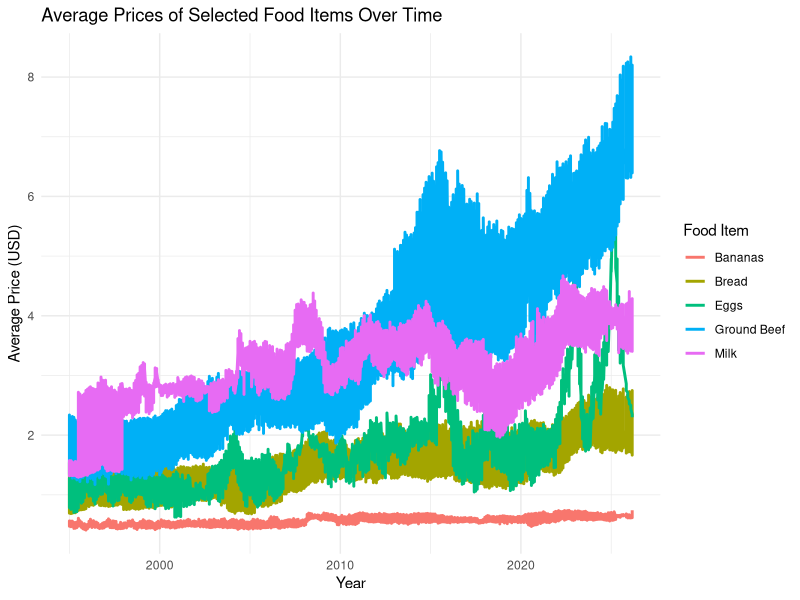
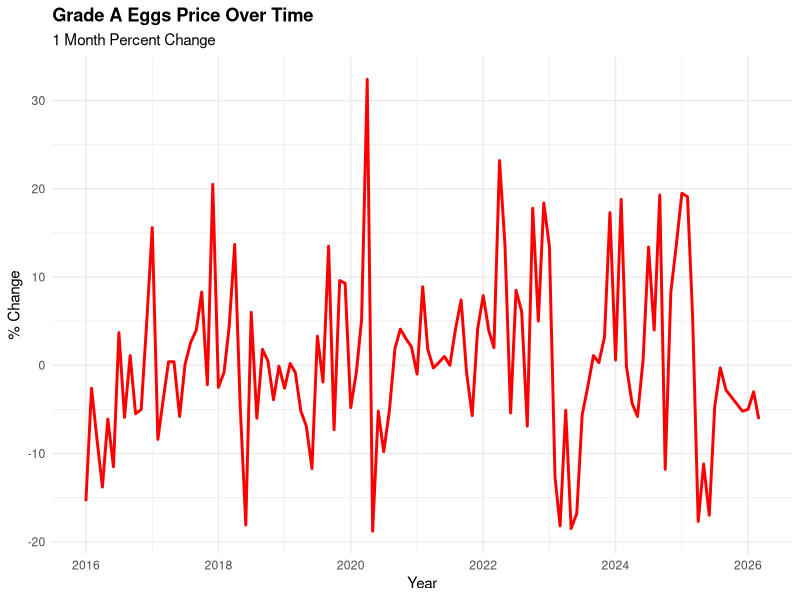
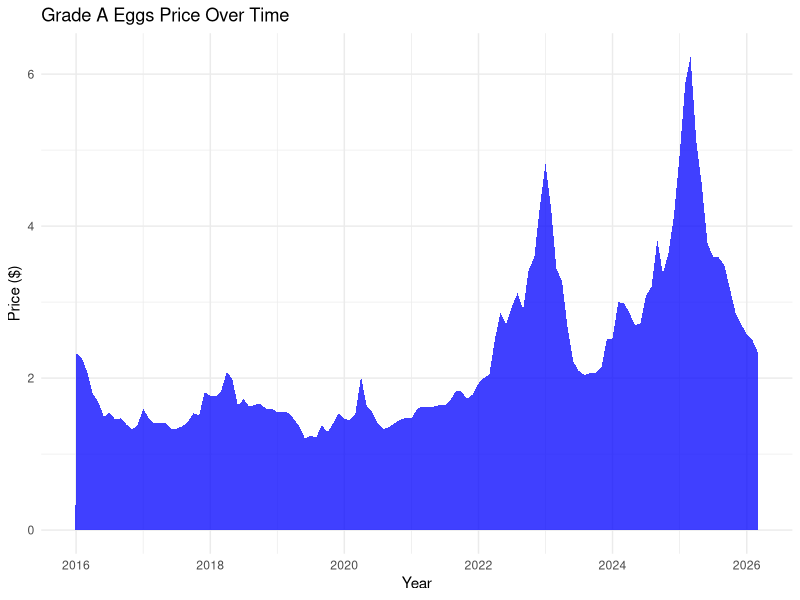

These charts were generated, in order, by the following R code:
## ---- chunk 1
library(tidyverse)
library(knitr)
library(kableExtra)
library(ggplot2)

food_clean <- read_csv("clean_food_prices.csv")

food_clean <- food_clean |>
  mutate(date = as.Date(date))
## ---- chunk 2
#| echo: false
#| eval: true
ggplot(food_clean, aes(x = date, y = value, color = item_clean)) +
  geom_line(linewidth = 1) +
  labs(
    title = "Average Prices of Selected Food Items Over Time",
    x = "Year",
    y = "Average Price (USD)",
    color = "Food Item"
  ) +
  theme_minimal()
## ---- chunk 3
summary_table <- food_clean |>
  group_by(item_clean) |>
  summarise(
    earliest_date = min(date, na.rm = TRUE),
    latest_date = max(date, na.rm = TRUE),
    earliest_price = value[date == min(date, na.rm = TRUE)][1],
    latest_price = value[date == max(date, na.rm = TRUE)][1],
    absolute_change = latest_price - earliest_price,
    percent_change = ((latest_price - earliest_price) / earliest_price) * 100
  ) |>
  ungroup() |>
  mutate(
    earliest_price = round(earliest_price, 2),
    latest_price = round(latest_price, 2),
    absolute_change = round(absolute_change, 2),
    percent_change = round(percent_change, 1)
  )
## ---- chunk 4
summary_table |>
  kable(
    caption = "Summary of Price Changes for Selected Food Items",
    col.names = c(
      "Food Item", "Earliest Date", "Latest Date",
      "Earliest Price", "Latest Price",
      "Absolute Change", "Percent Change (%)"
    ),
    align = "lcccccc"
  ) |>
  kable_styling(
    bootstrap_options = c("striped", "hover", "condensed"),
    full_width = FALSE,
    position = "center",
    latex_options = "scale_down"
  )
## ---- chunk 5
library(tidyverse)
library(ggplot2)
library(dplyr)
library(lubridate)
library(kableExtra)
library(knitr)

eggs_data <- read.csv("Grade-A-Eggs-Price-NSA.csv", check.names = FALSE, stringsAsFactors = FALSE)

data_clean <- eggs_data |>
  mutate(Date = as.Date(paste0(Label, " 01"), format = "%Y %b %d")) |>
  mutate(Value = suppressWarnings(as.numeric(Value))) |>
  mutate(`1-Month % Change` = suppressWarnings(as.numeric(`1-Month % Change`)))
## ---- chunk 6
ggplot(data_clean |> filter(!is.na(`1-Month % Change`)),
                      aes(x = Date, y = `1-Month % Change`)) +
  geom_line(color = "red", linewidth = 1) +
  theme_minimal() +
  labs(
    title = "Grade A Eggs Price Over Time",
    subtitle = "1 Month Percent Change",
    x = "Year",
    y = "% Change"
  ) +
  theme(plot.title = element_text(face = "bold")) 
## ---- chunk 7
ggplot(data_clean |> filter(!is.na(Value)),
                          aes(x = Date, y = Value)) +
  geom_area(alpha = 0.75, fill = 'blue') +
  theme_minimal() +
  labs(
    title = "Grade A Eggs Price Over Time",
    x = "Year",
    y = "Price ($)"
  ) +
  theme_minimal()
## ---- chunk 8
summary_table <- data_clean |>
  summarise(
    Mean_Price = round(mean(Value, na.rm = TRUE), 2),
    Median_Price = round(median(Value, na.rm = TRUE), 2),
    Min_Price = round(min(Value, na.rm = TRUE), 2),
    Max_Price = round(max(Value, na.rm = TRUE), 2),
    Standard_Deviation = round(sd(Value, na.rm = TRUE), 2),
    Earliest_Price = round(first(Value), 2),
    Latest_Price = round(last(Value), 2),
    Total_Percent_Change = round((((Latest_Price - Earliest_Price)/Earliest_Price) * 100), 2)
  )
## ---- chunk 9
summary_table |>
  tidyr::pivot_longer(
    cols = everything(),
    names_to = "Metric",
    values_to = "Value"
  ) |>
  dplyr::mutate(
    Metric = dplyr::recode(Metric,
      Mean_Price = "Mean Price",
      Median_Price = "Median Price",
      Min_Price = "Minimum Price",
      Max_Price = "Maximum Price",
      Standard_Deviation = "Standard Deviation",
      Earliest_Price = "Earliest Price (Jan 2016)",
      Latest_Price = "Latest Price (Mar 2026)",
      Total_Percent_Change = "Percent Change"
    )
  ) |>
  knitr::kable(
    col.names = c("Metric", "Value"),
    align = "ll",
    caption = "Summary of Price Changes for Grade A Eggs"
  ) |>
  kableExtra::kable_styling(
    bootstrap_options = c("striped", "hover", "condensed"),
    full_width = FALSE,
    position = "center"
  )
